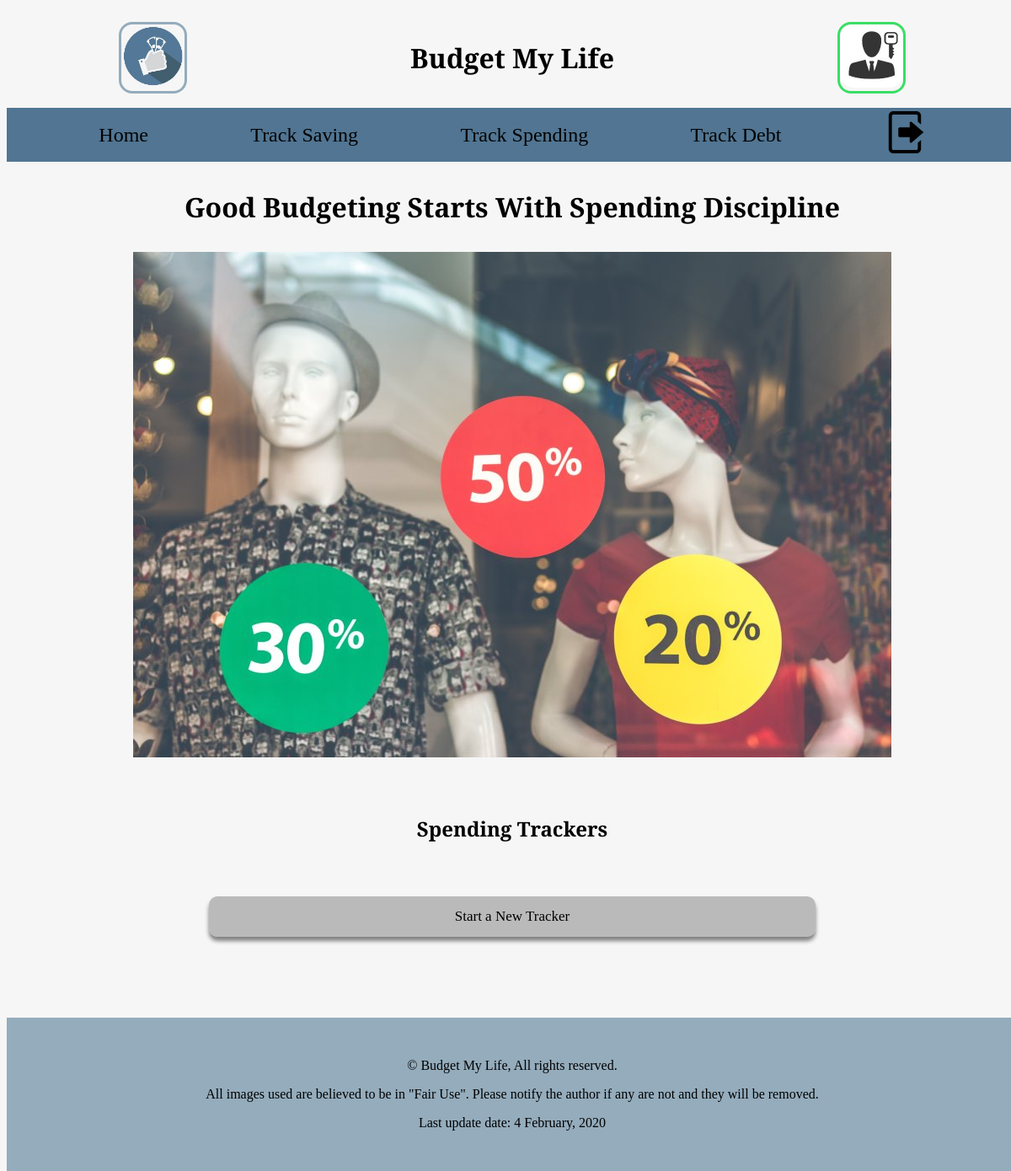
/spending/?action=spend (signed in), run on an earlier commit of the app's database.
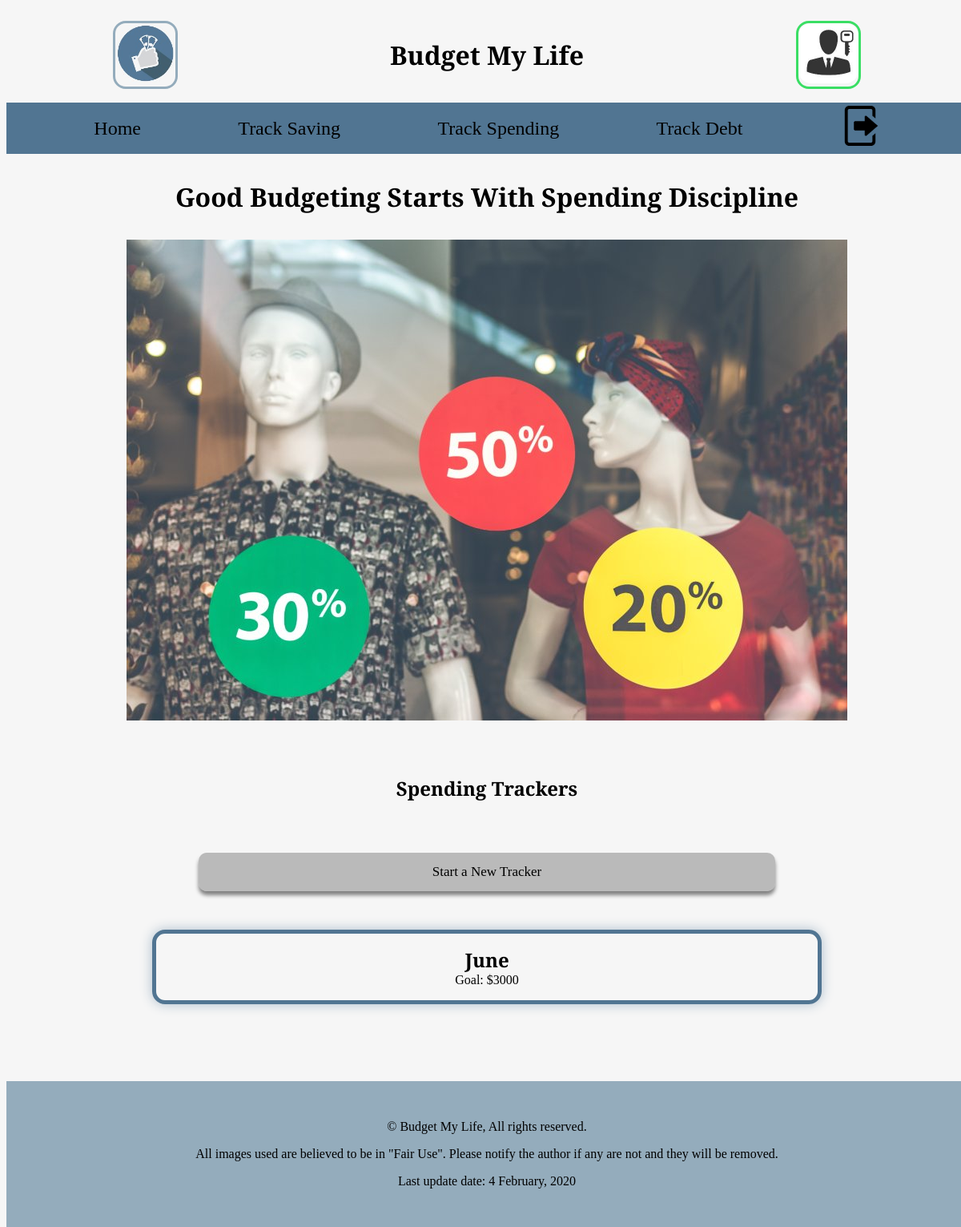
And on a later commit of the database.
### tables this page shows
CREATE TABLE `spendtrackers` (
  `spendTrackerId` int(11) NOT NULL,
  `trackerName` varchar(50) NOT NULL,
  `trackerType` varchar(10) NOT NULL,
  `spendingGoal` int(11) NOT NULL,
  `userId` int(11) NOT NULL
);

### model/spend-model.php (called while the page is built, shortened)
<?php
function getSpendTrackers($userId, $type) {
    $db = dbConnect();
    $sql = 'SELECT * FROM spendTrackers WHERE userId = :userId AND trackerType = :type';
    $stmt = $db->prepare($sql);
    $stmt->bindValue(':userId', $userId, PDO::PARAM_STR);
    $stmt->bindValue(':type', $type, PDO::PARAM_STR);
    $stmt->execute();
    $userData = $stmt->fetchAll(PDO::FETCH_ASSOC);
    return $userData;
}
?>

### library/functions.php (the view, shortened to what this page needs)
<?php
function buildSpendTrackers($trackerList){
    $trackerBoxes = "";
    foreach ($trackerList as $tracker) {
        $trackerBoxes .= "<div class='box_1'>";
        $trackerBoxes .= "<a href='/budget/spending/?action=ViewSpend&spendTrackerId=".urldecode($tracker['spendTrackerId'])."'>";
        $trackerBoxes .= "<h2>".$tracker['trackerName']."</h2>";
        $trackerBoxes .= "<ul>";
        $trackerBoxes .= "<li>Goal: $".$tracker['spendingGoal']."</li>";
        $trackerBoxes .= "</ul>";
        $trackerBoxes .= "</a>";
        $trackerBoxes .= "</div>";
    }
    return $trackerBoxes;
}
?>

### spending/index.php (shortened to what this page needs)
<?php
require_once '../library/functions.php';
require_once '../model/spend-model.php';
$action = filter_input(INPUT_POST, 'action');
if ($action == NULL){
    $action = filter_input(INPUT_GET, 'action');
}
$type = "spend";
switch ($action){
    case 'spend':
        include '../view/manage_spend.php';
        break;
}
?>

### view/manage_spend.php (shortened to what this page needs)
<!DOCTYPE html>
<html lang="en-us">
<head>
    <?php include $_SERVER['DOCUMENT_ROOT'] . '/budget/common/css.php'; ?>
</head>
<body>
    <header>
        <?php include $_SERVER['DOCUMENT_ROOT'] . '/budget/common/header.php'; ?>
    </header>
    <nav>
        <?php include $_SERVER['DOCUMENT_ROOT'] . '/budget/common/nav.php'; ?>
    </nav>
    <main>
        <div class="hero">
            <div>
                <div class="page_title">
                    <h1>Good Budgeting Starts With Spending Discipline</h1>
                </div>
                <picture class="hero_image">
                    <source media="(max-width: 400px)" srcset="/budget/images/artem-beliaikin-49mCO5ZRQDk-unsplash_400.jpg">
                    <source media="(max-width: 650px)" srcset="/budget/images/artem-beliaikin-49mCO5ZRQDk-unsplash_650.jpg">
                    <img title="Shopping"  src="/budget/images/artem-beliaikin-49mCO5ZRQDk-unsplash_900.jpg" alt="Window shopping sale">
                </picture>
            </div>
        </div>
        <article class="trackers">
            <div>
                <div class="info">
                    <div class="info_header">
                        <h2>Spending Trackers</h2>
                    </div>
                </div>
                <?php
                    if(isset($_SESSION['loggedin'])) {
                        echo "<div class='tracker_link'>
                                  <div><a href='/budget/spending/?action=addSpend'>Start a New Tracker</a></div>
                              </div>";
                        $spend = getSpendTrackers($_SESSION['userData']['userId'], $type);
                        if (sizeof($spend) > 0) {
                            $spendTrackersData = buildSpendTrackers($spend);
                            echo $spendTrackersData;
                        }
                    }
                ?>
            </div>
        </article>
    </main>
    <footer>
        <?php include $_SERVER['DOCUMENT_ROOT'] . '/budget/common/footer.php'; ?>
    </footer>
</body>
</html>

### common/css.php (shortened to what this page needs)
<link type="text/css" rel="stylesheet" href="https://cdnjs.cloudflare.com/ajax/libs/normalize/5.0.0/normalize.min.css">
<link type="text/css" rel="stylesheet" href="/budget/css/small.css">
<link type="text/css" rel="stylesheet" href="/budget/css/medium.css">
<link type="text/css" rel="stylesheet" href="/budget/css/large.css">

### common/header.php (shortened to what this page needs)
<div class="head">
    <div class="logo">
        <a href="/budget/?action=Home">
            <img alt="Budget logo" src="/budget/images/financial_icon_money_140.jpg">
        </a>
    </div>
    <div><h1>Budget My Life</h1></div>
    <?php
        if(isset($_SESSION['loggedin'])) {
            echo
            '<div class="login">
                <a href="/budget/accounts/?action=admin">
                    <img alt="Budget logo" src="/budget/images/user_login_icon_150.jpg">
                </a>
            </div>';
        }
    ?>
</div>

### common/nav.php (shortened to what this page needs)
<div class="nav">
    <ul id="clickMenu" class="hide">
        <li><a href="/budget/" title="Budget home page">Home</a></li>
        <li><a href="/budget/saving/?action=save" title="Budget saving page">Track Saving</a></li>
        <li><a href="/budget/spending/?action=spend" title="Budget spending page">Track Spending</a></li>
        <li><a href="/budget/debt/?action=debt" title="Budget debt page">Track Debt</a></li>
        <?php
        if(isset($_SESSION['loggedin'])) {
        echo
            '<li class="logout">
                <a href="/budget/accounts/?action=Logout">
                    <img alt="logout icon" src="/budget/images/logout-icon_75.png">
                </a>
            </li>';
        }
        ?>
    </ul>
</div>

### common/footer.php
<div id="rights">
    <p>&copy; Budget My Life, All rights reserved.</p>
    <p>All images used are believed to be in "Fair Use". Please notify the author if any are not and they will be removed.</p>
    <p>Last update date: 4 February, 2020</p>
</div>

### css/small.css (style rules this page uses)
html { height: 100%; width: 100%; background-color: #F6F6F6; }
h1, h2, h3, h4 { font-family: 'Bitter', serif; }
p { font-family: 'PT Serif', serif; }
h1, h2, h3, h4, div.box_1 a { text-align: center; }
html, h1, h2, h3, ul { margin: 0; padding: 0; }
body { display: grid; height: 100%; width: 100%; }
header { height: 120px; }
div.head { display: flex; align-items: center; justify-content: space-around; height: inherit; }
div.head div.logo { border: 3px solid #94ACBC; border-radius: 1em; }
div.head div.login { border: 3px solid #3ADE64; border-radius: 1em; }
div.head a img { height: 50px; border-radius: 1em; }
nav { display: flex; justify-content: center; align-items: center; height: 4em; background-color: #517592; }
div.nav { width: 100%; }
nav ul { display: flex; flex-direction: column; list-style-type: none; position: absolute; width: 100%; background-color: #D3D4DC; z-index: 1; }
nav ul.hide { display: none; justify-content: center; align-items: center; }
nav ul#clickMenu a { font-size: 1.5em; text-decoration: none; display: block; margin: .5em; color: black; }
ul#clickMenu a:link, div.abutton a:link, div.tracker_link a:link { color: black; }
div.abutton a, div.tracker_link a { color: #000000; text-decoration: none; }
div.nav li.logout img { height: 50px; }
div.hero, div.hero picture img { width: 100%; }
div.page_title { display: grid; justify-content: center; align-items: center; margin: 2em 0; }
div.page_title h1 { margin: 0 .5em; }
div.box_1 { margin: 3em 2em; display: flex; flex-direction: column; padding: 1em; border: 5px solid #517592; border-radius: 1em; box-shadow: 0px 0px 15px #ACBDCC; }
div.box_1 a { text-decoration: none; color: black; }
div.box_1 ul { list-style-type: none; }
div.info { display: flex; flex-flow: column; align-items: center; margin: 3em 2em; }
div.info_header { align-items: center; margin: 1em 0; }
div.abutton, div.tracker_link { display: grid; justify-content: center; align-items: center; height: 48px; max-width: 80%; font-size: 17px; margin: 1em auto; border-radius: 10px; background-color: rgba(128, 128, 128, .5); box-shadow: 0px 5px 5px #808080; }
footer { background-color: #94ACBC; padding: 2em; }
div#rights { text-align: center; }

### css/medium.css (style rules this page uses)
@media screen and (min-width: 650px) { div.head a img { height: 75px; } }

### css/large.css (style rules this page uses)
@media screen and (min-width: 900px) { nav ul { position: initial; background-color: unset; } }
@media screen and (min-width: 900px) { nav ul.hide { display: flex; flex-direction: row; justify-content: space-evenly; align-items: center; } }
@media screen and (min-width: 900px) { nav ul#clickMenu a { color: white; } }
@media screen and (min-width: 900px) { div.hero, article, div.trackers { max-width: 900px; margin: 0 auto; } }

What changed in the data, as far as the page shows it:
added spendtrackers: trackerName "June", spendingGoal "3000"
